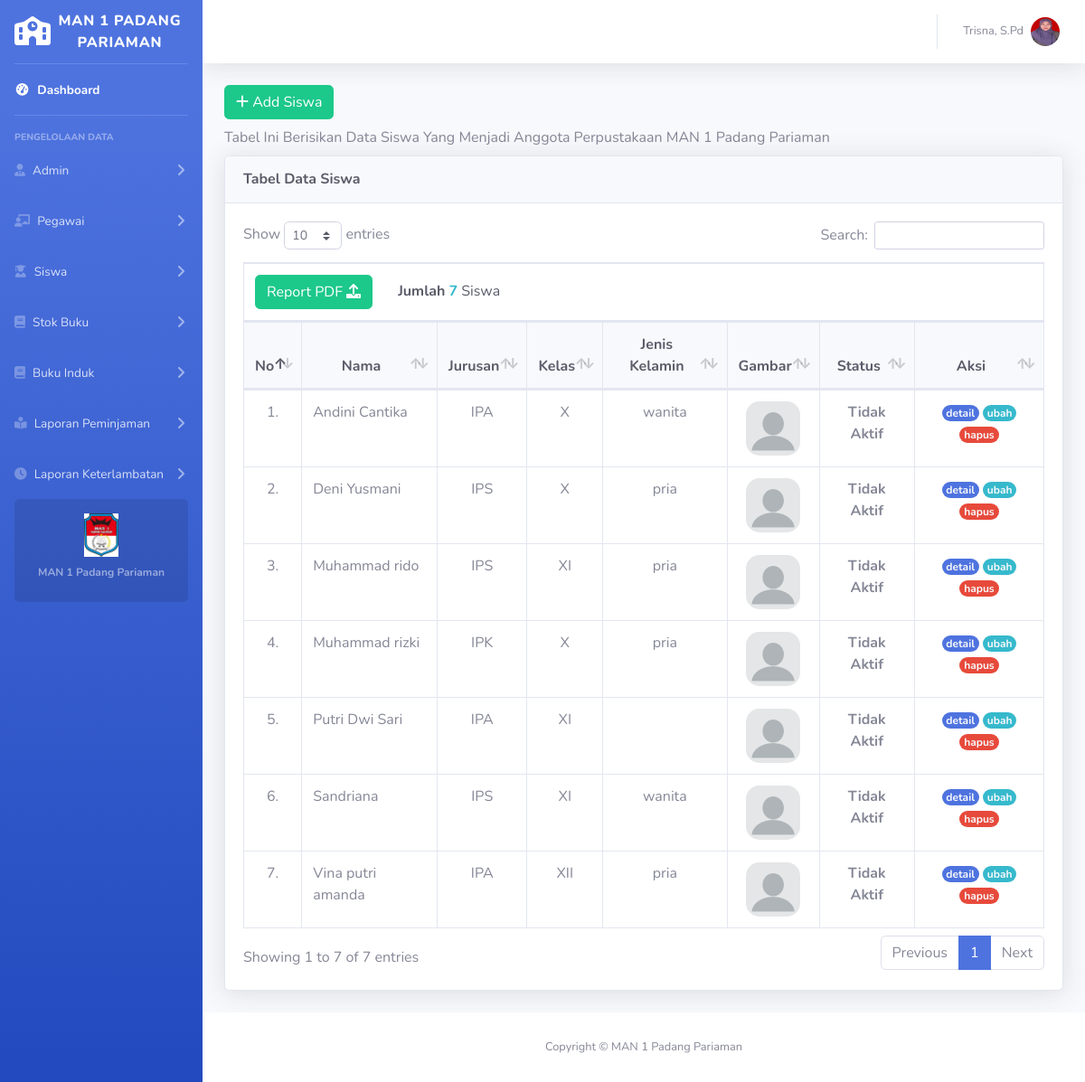
/admin/siswa.php (signed in), run on the app's committed database.
### tables this page shows
CREATE TABLE `siswa` (
  `id_siswa` varchar(30) NOT NULL,
  `username` varchar(100) NOT NULL,
  `password` varchar(200) NOT NULL,
  `nama` varchar(100) NOT NULL,
  `jurusan` varchar(100) NOT NULL,
  `kelas` enum('X','XI','XII') DEFAULT NULL,
  `jekel` enum('pria','wanita') NOT NULL,
  `alamat` longtext NOT NULL DEFAULT 'kosong',
  `nohp` varchar(14) NOT NULL,
  `gambar` varchar(100) NOT NULL,
  `tgl_buat` timestamp NOT NULL DEFAULT current_timestamp() ON UPDATE current_timestamp()
);

### admin/siswa.php (the view, shortened to what this page needs)
<?php
    require_once "../functions/functions.php";
    $id = $_SESSION['login'];
    $idsiswa = $_SESSION['login_siswa'];
    $dataAdmin = mysqli_query($koneksi, "SELECT * FROM admin WHERE id_admin='$id'");
    $dataAdmin = mysqli_fetch_assoc($dataAdmin);
?>
<!DOCTYPE html>
<html lang="en">
<head>
    <link href="vendor/fontawesome-free/css/all.min.css" rel="stylesheet" type="text/css">
    <link href="css/sb-admin-2.min.css" rel="stylesheet">
    <link href="vendor/datatables/dataTables.bootstrap4.min.css" rel="stylesheet">
    <link rel="stylesheet" href="https://cdnjs.cloudflare.com/ajax/libs/font-awesome/6.0.0-beta3/css/all.min.css">
</head>
<body id="page-top">
    <div id="wrapper">
        <?php
        include('sidebar.php');
        ?>
        <div id="content-wrapper" class="d-flex flex-column">
            <div id="content">
                <nav class="navbar navbar-expand navbar-light bg-white topbar mb-4 static-top shadow">
                    <ul class="navbar-nav ml-auto">
                        <li class="nav-item dropdown no-arrow">
                            <a class="nav-link dropdown-toggle" href="#" id="userDropdown" role="button"
                                data-toggle="dropdown" aria-haspopup="true" aria-expanded="false">
                                <span
                                    class="mr-2 d-none d-lg-inline text-gray-600 small"><?= $dataAdmin['nama'] ?></span>
                                <img class="img-profile rounded-circle"
                                    src="../assets/gambar/<?= $dataAdmin['gambar']  ?>">
                            </a>
                        </li>
                    </ul>
                </nav>
                <div class="container-fluid">
                    <div class="row">
                        <div class="col-12">
                            <button type="button" class="btn btn-success mb-2" data-toggle="modal"
                                data-target="#exampleModalLong">
                                <i class="fas fa-plus"></i> Add Siswa
                            </button>
                            <p class="mb-2 text-capitalize">Tabel ini berisikan data siswa yang menjadi anggota
                                perpustakaan MAN 1 Padang
                                Pariaman</p>
                            <div class="card shadow mb-4">
                                <div class="card-header py-3">
                                    <h6 class="m-0 font-weight-bold text-dark">Tabel Data Siswa</h6>
                                </div>
                                <div class="card-body">
                                    <div class="table-responsive">
                                        <table class="table table-bordered table-hover" id="dataTable" width="100%"
                                            cellspacing="0">
                                            <thead class="text-center text-dark">
                                                <tr>
                                                    <?php
                                                    $siswa = mysqli_query($koneksi, "SELECT * FROM siswa");
                                                    $jumlahSiswa = mysqli_num_rows($siswa);
                                                    ?>
                                                    <td colspan="10" class="text-left">
                                                        <a href="printSiswa.php" target="_blank"
                                                            class="btn btn-success">Report PDF <i
                                                                class="fas fa-upload"></i></a>
                                                        <span class="pl-4"><b>Jumlah</b> <b class="text-info">
                                                                <?= $jumlahSiswa ?></b>
                                                            Siswa</span>
                                                    </td>
                                                </tr>
                                                <tr class="bg-light">
                                                    <th>No</th>
                                                    <th>Nama</th>
                                                    <th>Jurusan</th>
                                                    <th>Kelas</th>
                                                    <th>Jenis Kelamin</th>
                                                    <th>Gambar</th>
                                                    <th>Status</th>
                                                    <th>Aksi</th>
                                                </tr>
                                            </thead>
                                            <tbody>
                                                <?php
                                            $no = 1;
                                            $dataSiswa = mysqli_query($koneksi, "SELECT * FROM siswa ORDER BY nama ASC");
                                            foreach ($dataSiswa as $data) { ?>
                                                <tr>
                                                    <td class="text-center"><?= $no; ?>.</td>
                                                    <td><?= $data['nama']; ?></td>
                                                    <td class="text-center"><?= $data['jurusan']; ?></td>
                                                    <td class="text-center"><?= $data['kelas']; ?></td>
                                                    <td class="text-center"><?= $data['jekel']; ?></td>
                                                    <td class="text-center">
                                                        <img style="width: 60px; height:60px; border-radius:15px;"
                                                            src="../assets/gambar/<?= $data['gambar']; ?>"
                                                            alt="<?= $data['nama'] ?>">
                                                    </td>
                                                    <td class="text-center">
                                                        <?php if($idsiswa !== $data['id_siswa']) { ?>
                                                        <b>Tidak Aktif</b>
                                                        <?php } ?>
                                                    </td>
                                                    <td class="text-center">
                                                        <a href="detail-siswa.php?id=<?= $data['id_siswa'] ?>"
                                                            class="badge rounded-pill bg-primary text-light"
                                                            onclick="return confirm('apakah anda ingin melihat detail siswa ?')">detail</a>
                                                        <a href="update-siswa.php?id=<?= $data['id_siswa'] ?>"
                                                            class="badge rounded-pill bg-info text-light"
                                                            onclick="return confirm('apakah anda ingin mengupdate data siswa ?')">ubah</a>
                                                        <a href="delete-siswa.php?id=<?= $data['id_siswa'] ?>"
                                                            class="badge rounded-pill bg-danger text-light"
                                                            onclick="return confirm('apakah anda ingin menghapus data ini ? ')">hapus</a>
                                                    </td>
                                                </tr>
                                                <?php $no++; } ?>
                                            </tbody>
                                        </table>
                                    </div>
                                </div>
                            </div>
                        </div>
                    </div>
                </div>
                <footer class="sticky-footer bg-white">
                    <div class="container my-auto">
                        <div class="copyright text-center my-auto">
                            <span>Copyright &copy; MAN 1 Padang Pariaman</span>
                        </div>
                    </div>
                </footer>
            </div>
        </div>
</body>
</html>

### data on the page
siswa: nama "Andini Cantika", jurusan "IPA", kelas "X", jekel "wanita", gambar (placeholder picture), shows "Tidak Aktif"
siswa: nama "Deni Yusmani", jurusan "IPS", kelas "X", jekel "pria", gambar (placeholder picture), shows "Tidak Aktif"
siswa: nama "Muhammad rido", jurusan "IPS", kelas "XI", jekel "pria", gambar (placeholder picture), shows "Tidak Aktif"
siswa: nama "Muhammad rizki", jurusan "IPK", kelas "X", jekel "pria", gambar (placeholder picture), shows "Tidak Aktif"
siswa: nama "Putri Dwi Sari", jurusan "IPA", kelas "XI", gambar (placeholder picture), shows "Tidak Aktif"
siswa: nama "Sandriana", jurusan "IPS", kelas "XI", jekel "wanita", gambar (placeholder picture), shows "Tidak Aktif"
siswa: nama "Vina putri amanda", jurusan "IPA", kelas "XII", jekel "pria", gambar (placeholder picture), shows "Tidak Aktif"

### other printed values
$dataAdmin['nama'] "Trisna, S.Pd"
$jumlahSiswa "7"
